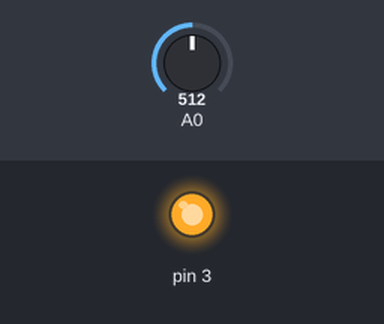
A sketch run on a simulated Arduino Uno, built with avr-gcc and run on an emulated ATmega328P. On the bench: output pins drawn as LEDs (lit = HIGH). Inputs (shaded band) come from the test bench; at power-on: A0 = 512.

Above: at 0.1 s.
Timing chart, 0 to 1.6 s (numbered marks = the images above):
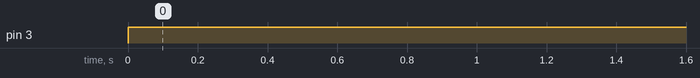

The sketch:

Potentiometer_analog_sketch_dec11a.ino
```cpp
void setup() {

  Serial.begin(9600);
  pinMode(3,OUTPUT);
  // analog don't have to set the pin
}

void loop() {

  // 'analogRead()' can return 0 to 1023
  int val = analogRead(A0);
  // Set the minimum number as 3
  // Set the maximum number as 255
  // So that LED will not be turn off
  int mapped = (val,0,1023,3,255);

  analogWrite(3,mapped);

}
```

Measured:
- by itself, pin 3: LOW → HIGH at 0.00 s
